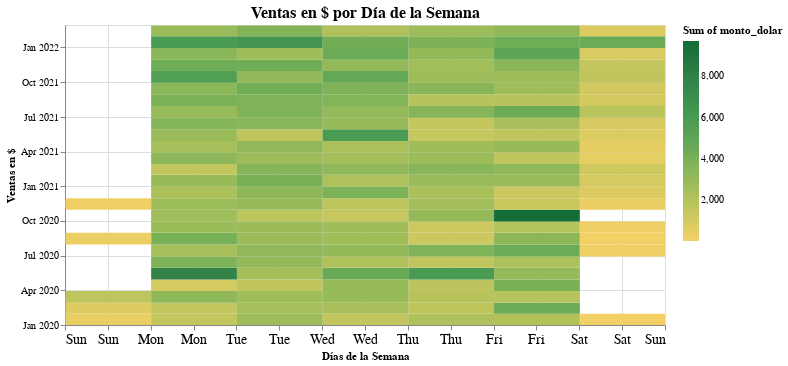

Write notebook code for a chart like this one.
### Code cell
mapa = alt.Chart(df_ventas_dol).mark_rect().encode(
                x=alt.X('day(fecha):T', title='Días de la Semana', axis = alt.Axis(labelAngle=0, labelFontSize=14)),
                y=alt.Y('yearmonth(fecha):T', title = 'Ventas en $', scale=alt.Scale(zero=False), 
                  axis = alt.Axis(grid=True, titleAnchor='middle', titleAngle = 270, labelFontSize=10)),
                color=alt.Color('sum(monto_dolar):Q', scale=alt.Scale(scheme='goldgreen')),
                tooltip=[
                    alt.Tooltip('day(fecha):T', title='Día'),
                    alt.Tooltip('yearmonth(fecha):T', title='Mes y Año'),
                    alt.Tooltip('sum(monto_dolar):Q', title='Ventas en $')]
                ).properties(title='Ventas en $ por Día de la Semana',
                             width=600, 
                             height=300
                ).configure_title(
                    fontSize = 16,
                    anchor = 'middle',
                ).interactive()

mapa

### Figure 1 — Vega-Lite specification as saved in the notebook (floating-point values rounded to 4 significant figures; data arrays with more than 128 entries replaced by an {"elided": "..."} marker saying what was removed)
{"config": {"view": {"continuousWidth": 400, "continuousHeight": 300}, "title": {"anchor": "middle", "fontSize": 16}}, "data": {"name": "data-38c414cdc04964964563ab378f13eaea"}, "mark": "rect", "encoding": {"color": {"aggregate": "sum", "field": "monto_dolar", "scale": {"scheme": "goldgreen"}, "type": "quantitative"}, "tooltip": [{"field": "fecha", "timeUnit": "day", "title": "Día", "type": "temporal"}, {"field": "fecha", "timeUnit": "yearmonth", "title": "Mes y Año", "type": "temporal"}, {"aggregate": "sum", "field": "monto_dolar", "title": "Ventas en $", "type": "quantitative"}], "x": {"axis": {"labelAngle": 0, "labelFontSize": 14}, "field": "fecha", "timeUnit": "day", "title": "Días de la Semana", "type": "temporal"}, "y": {"axis": {"grid": true, "labelFontSize": 10, "titleAnchor": "middle", "titleAngle": 270}, "field": "fecha", "scale": {"zero": false}, "timeUnit": "yearmonth", "title": "Ventas en $", "type": "temporal"}}, "height": 300, "selection": {"selector002": {"type": "interval", "bind": "scales", "encodings": ["x", "y"]}}, "title": "Ventas en $ por Día de la Semana", "width": 600, "$schema": "https://vega.github.io/schema/vega-lite/v4.17.0.json", "datasets": {"data-38c414cdc04964964563ab378f13eaea": {"elided": "602 records"}}}
